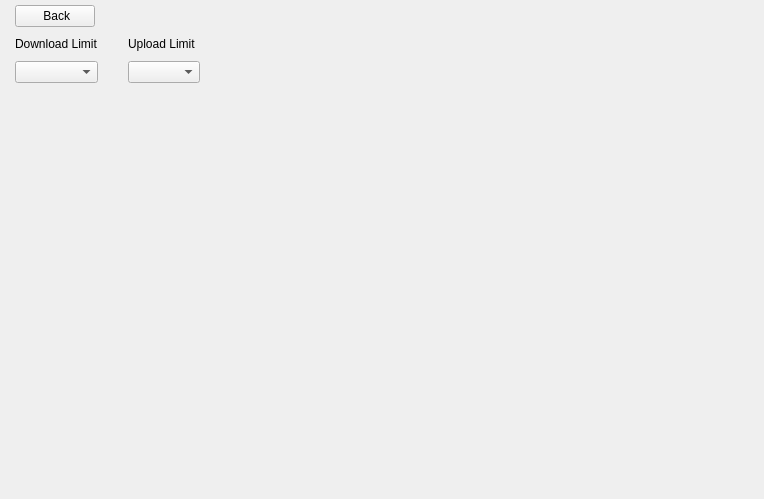
<?xml version="1.0" encoding="UTF-8"?>
<ui version="4.0">
 <class>DashboardPage</class>
 <widget class="QWidget" name="DashboardPage">
  <property name="geometry">
   <rect>
    <x>0</x>
    <y>0</y>
    <width>764</width>
    <height>499</height>
   </rect>
  </property>
  <property name="sizePolicy">
   <sizepolicy hsizetype="Expanding" vsizetype="Expanding">
    <horstretch>0</horstretch>
    <verstretch>0</verstretch>
   </sizepolicy>
  </property>
  <property name="windowTitle">
   <string notr="true">Form</string>
  </property>
  <layout class="QVBoxLayout" name="verticalLayout_3">
   <property name="spacing">
    <number>0</number>
   </property>
   <property name="leftMargin">
    <number>15</number>
   </property>
   <property name="topMargin">
    <number>0</number>
   </property>
   <property name="rightMargin">
    <number>15</number>
   </property>
   <property name="bottomMargin">
    <number>15</number>
   </property>
   <item>
    <widget class="QStackedWidget" name="stackedWidget">
     <property name="currentIndex">
      <number>1</number>
     </property>
     <widget class="QWidget" name="DashboardView">
      <property name="layoutDirection">
       <enum>Qt::LeftToRight</enum>
      </property>
      <layout class="QGridLayout" name="gridLayout_5" columnstretch="0,0">
       <item row="1" column="0" colspan="2">
        <widget class="QWidget" name="circleBars" native="true">
         <property name="sizePolicy">
          <sizepolicy hsizetype="Expanding" vsizetype="Expanding">
           <horstretch>0</horstretch>
           <verstretch>0</verstretch>
          </sizepolicy>
         </property>
         <property name="minimumSize">
          <size>
           <width>0</width>
           <height>200</height>
          </size>
         </property>
         <layout class="QHBoxLayout" name="circleBarsLayout">
          <property name="spacing">
           <number>25</number>
          </property>
          <property name="leftMargin">
           <number>0</number>
          </property>
          <property name="topMargin">
           <number>0</number>
          </property>
          <property name="rightMargin">
           <number>0</number>
          </property>
          <property name="bottomMargin">
           <number>0</number>
          </property>
         </layout>
        </widget>
       </item>
       <item row="7" column="1" rowspan="4">
        <widget class="QWidget" name="lineBars" native="true">
         <property name="sizePolicy">
          <sizepolicy hsizetype="Expanding" vsizetype="Expanding">
           <horstretch>0</horstretch>
           <verstretch>0</verstretch>
          </sizepolicy>
         </property>
         <property name="minimumSize">
          <size>
           <width>150</width>
           <height>0</height>
          </size>
         </property>
         <layout class="QVBoxLayout" name="lineBarsLayout">
          <property name="spacing">
           <number>20</number>
          </property>
          <property name="leftMargin">
           <number>0</number>
          </property>
          <property name="topMargin">
           <number>10</number>
          </property>
          <property name="rightMargin">
           <number>0</number>
          </property>
          <property name="bottomMargin">
           <number>0</number>
          </property>
          <item>
           <layout class="QHBoxLayout" name="horizontalLayout">
            <property name="topMargin">
             <number>0</number>
            </property>
            <item>
             <spacer name="horizontalSpacer">
              <property name="orientation">
               <enum>Qt::Horizontal</enum>
              </property>
              <property name="sizeHint" stdset="0">
               <size>
                <width>40</width>
                <height>20</height>
               </size>
              </property>
             </spacer>
            </item>
            <item>
             <widget class="QPushButton" name="setBandwidthLimitsBtn">
              <property name="cursor">
               <cursorShape>PointingHandCursor</cursorShape>
              </property>
              <property name="text">
               <string>Set Bandwidth Limits</string>
              </property>
             </widget>
            </item>
           </layout>
          </item>
         </layout>
        </widget>
       </item>
       <item row="7" column="0">
        <widget class="QWidget" name="systemInfo" native="true">
         <property name="sizePolicy">
          <sizepolicy hsizetype="Expanding" vsizetype="Expanding">
           <horstretch>0</horstretch>
           <verstretch>0</verstretch>
          </sizepolicy>
         </property>
         <property name="minimumSize">
          <size>
           <width>200</width>
           <height>0</height>
          </size>
         </property>
         <property name="focusPolicy">
          <enum>Qt::WheelFocus</enum>
         </property>
         <layout class="QVBoxLayout" name="verticalLayout">
          <property name="spacing">
           <number>10</number>
          </property>
          <property name="leftMargin">
           <number>10</number>
          </property>
          <property name="topMargin">
           <number>0</number>
          </property>
          <property name="rightMargin">
           <number>10</number>
          </property>
          <property name="bottomMargin">
           <number>0</number>
          </property>
          <item>
           <spacer name="verticalSpacer_2">
            <property name="orientation">
             <enum>Qt::Vertical</enum>
            </property>
            <property name="sizeHint" stdset="0">
             <size>
              <width>20</width>
              <height>20</height>
             </size>
            </property>
           </spacer>
          </item>
          <item>
           <widget class="QLabel" name="systemInfoTitle">
            <property name="text">
             <string>SYSTEM INFO</string>
            </property>
           </widget>
          </item>
          <item>
           <widget class="QListView" name="systemInfoList">
            <property name="focusPolicy">
             <enum>Qt::NoFocus</enum>
            </property>
            <property name="verticalScrollBarPolicy">
             <enum>Qt::ScrollBarAlwaysOff</enum>
            </property>
            <property name="horizontalScrollBarPolicy">
             <enum>Qt::ScrollBarAlwaysOff</enum>
            </property>
            <property name="autoScroll">
             <bool>false</bool>
            </property>
            <property name="editTriggers">
             <set>QAbstractItemView::NoEditTriggers</set>
            </property>
            <property name="selectionMode">
             <enum>QAbstractItemView::NoSelection</enum>
            </property>
            <property name="selectionBehavior">
             <enum>QAbstractItemView::SelectRows</enum>
            </property>
            <property name="spacing">
             <number>5</number>
            </property>
            <property name="wordWrap">
             <bool>true</bool>
            </property>
           </widget>
          </item>
          <item>
           <spacer name="verticalSpacer">
            <property name="orientation">
             <enum>Qt::Vertical</enum>
            </property>
            <property name="sizeHint" stdset="0">
             <size>
              <width>20</width>
              <height>0</height>
             </size>
            </property>
           </spacer>
          </item>
         </layout>
        </widget>
       </item>
       <item row="14" column="0" colspan="2">
        <widget class="QWidget" name="updateBarWidget" native="true">
         <property name="sizePolicy">
          <sizepolicy hsizetype="Expanding" vsizetype="Fixed">
           <horstretch>0</horstretch>
           <verstretch>0</verstretch>
          </sizepolicy>
         </property>
         <property name="minimumSize">
          <size>
           <width>0</width>
           <height>30</height>
          </size>
         </property>
         <property name="styleSheet">
          <string notr="true"/>
         </property>
         <layout class="QHBoxLayout" name="updateBarLayout">
          <property name="spacing">
           <number>0</number>
          </property>
          <property name="leftMargin">
           <number>15</number>
          </property>
          <property name="topMargin">
           <number>0</number>
          </property>
          <property name="rightMargin">
           <number>5</number>
          </property>
          <property name="bottomMargin">
           <number>0</number>
          </property>
          <item>
           <widget class="QLabel" name="updateBarTextLabel">
            <property name="text">
             <string>There are update currently available.</string>
            </property>
           </widget>
          </item>
          <item alignment="Qt::AlignRight|Qt::AlignVCenter">
           <widget class="QPushButton" name="downloadUpdateBtn">
            <property name="cursor">
             <cursorShape>PointingHandCursor</cursorShape>
            </property>
            <property name="focusPolicy">
             <enum>Qt::NoFocus</enum>
            </property>
            <property name="text">
             <string>Download</string>
            </property>
           </widget>
          </item>
         </layout>
        </widget>
       </item>
      </layout>
     </widget>
     <widget class="QWidget" name="NetworkLimitsView">
      <layout class="QVBoxLayout" name="verticalLayout_2">
       <property name="spacing">
        <number>0</number>
       </property>
       <property name="leftMargin">
        <number>0</number>
       </property>
       <property name="topMargin">
        <number>5</number>
       </property>
       <property name="rightMargin">
        <number>0</number>
       </property>
       <property name="bottomMargin">
        <number>0</number>
       </property>
       <item>
        <widget class="QWidget" name="gridWidget" native="true">
         <layout class="QGridLayout" name="gridLayout_3">
          <property name="leftMargin">
           <number>0</number>
          </property>
          <property name="topMargin">
           <number>0</number>
          </property>
          <property name="rightMargin">
           <number>0</number>
          </property>
          <property name="bottomMargin">
           <number>0</number>
          </property>
          <property name="horizontalSpacing">
           <number>30</number>
          </property>
          <property name="verticalSpacing">
           <number>10</number>
          </property>
          <item row="3" column="0">
           <spacer name="verticalSpacer_3">
            <property name="orientation">
             <enum>Qt::Vertical</enum>
            </property>
            <property name="sizeHint" stdset="0">
             <size>
              <width>20</width>
              <height>40</height>
             </size>
            </property>
           </spacer>
          </item>
          <item row="0" column="0" alignment="Qt::AlignLeft">
           <widget class="QPushButton" name="backButtton">
            <property name="cursor">
             <cursorShape>PointingHandCursor</cursorShape>
            </property>
            <property name="text">
             <string> Back</string>
            </property>
            <property name="icon">
             <iconset resource="../../static.qrc">
              <normaloff>:/static/themes/default/img/back.svg</normaloff>:/static/themes/default/img/back.svg</iconset>
            </property>
            <property name="iconSize">
             <size>
              <width>20</width>
              <height>20</height>
             </size>
            </property>
           </widget>
          </item>
          <item row="2" column="2">
           <widget class="QComboBox" name="uploadLimitCmb"/>
          </item>
          <item row="2" column="3">
           <spacer name="horizontalSpacer_3">
            <property name="orientation">
             <enum>Qt::Horizontal</enum>
            </property>
            <property name="sizeHint" stdset="0">
             <size>
              <width>40</width>
              <height>20</height>
             </size>
            </property>
           </spacer>
          </item>
          <item row="2" column="0">
           <widget class="QComboBox" name="downloadLimitCmb"/>
          </item>
          <item row="1" column="0">
           <widget class="QLabel" name="downloadLimitLabel">
            <property name="text">
             <string>Download Limit</string>
            </property>
           </widget>
          </item>
          <item row="1" column="2">
           <widget class="QLabel" name="uploadLimitLabel">
            <property name="text">
             <string>Upload Limit</string>
            </property>
           </widget>
          </item>
         </layout>
        </widget>
       </item>
      </layout>
     </widget>
    </widget>
   </item>
  </layout>
 </widget>
 <resources>
  <include location="../../static.qrc"/>
 </resources>
 <connections/>
</ui>
